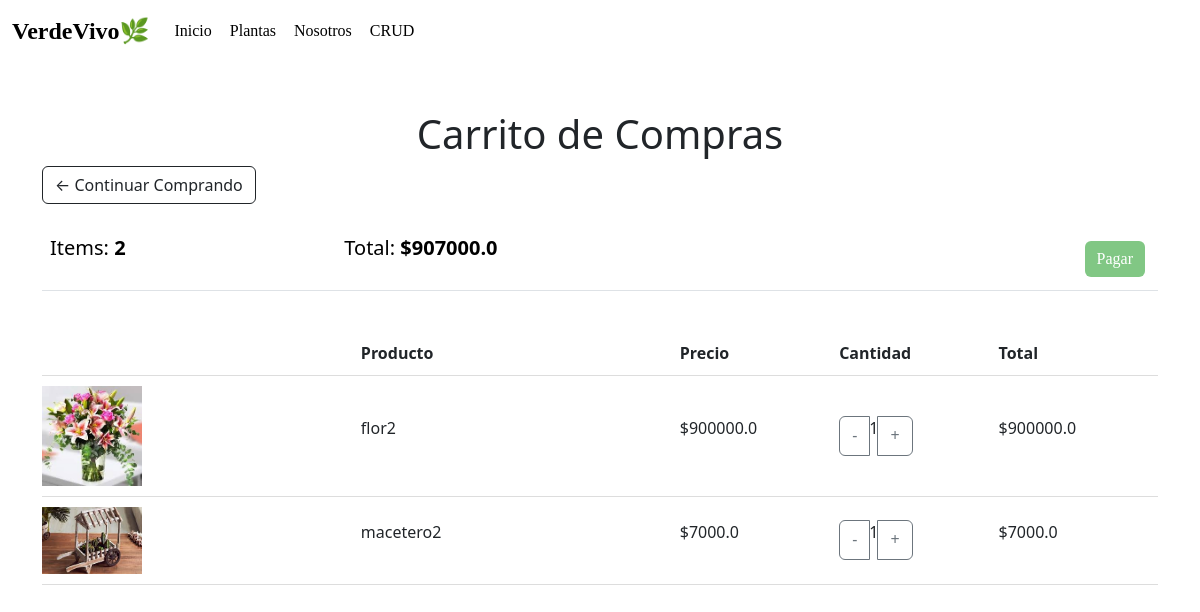
Screenshot of /carrito/ (signed in) with the database file from the repository.
### store/models.py (models this page shows, shortened)
class Producto(models.Model):
    id = models.AutoField(primary_key=True)
    nombre = models.CharField(max_length=200, null=True)
    precio = models.FloatField()
    digital = models.BooleanField(default=False, null=True, blank=False)
    image = models.ImageField(null=True, blank=True)
    @property
    def imageURL(self):
        try:
            url = self.image.url
        except:
            url = ''
        return url

### store/views.py (the view, shortened to what this page needs)
# urls.py: path('carrito/', views.carrito, name='carrito'),
@login_required
def carrito(request):
    cliente = request.user.cliente
    venta, created = Venta.objects.get_or_create(cliente=cliente, completo=False)
    items = venta.detalleventa_set.all()
    items_total = []
    total = 0
    for item in items:
        if item.producto:  # Verificar que el producto no sea None
            item_total = item.producto.precio * item.cantidad
            total += item_total
            items_total.append({
                'id': item.id,
                'producto': item.producto,
                'cantidad': item.cantidad,
                'total': item_total,
            })
    context = {
        'items': items_total,
        'total': total,
    }
    return render(request, 'store/carrito.html', context)

### store/templates/store/carrito.html (shortened to what this page needs)
<!doctype html>
{% load static %}
<html lang="es">
<head>
  <link href="https://cdn.jsdelivr.net/npm/bootstrap@5.3.3/dist/css/bootstrap.min.css" rel="stylesheet">
</head>
<body class="claro">
  <nav class="navbar navbar-expand-lg">
    <div class="container-fluid">
      <a class="navbar-brand" id="navbar-brand" href="#">VerdeVivo🌿</a>
      <div class="collapse navbar-collapse justify-content-start" id="navbarNav">
        <ul class="navbar-nav">
          <li class="nav-item">
            <a class="nav-link" href="{% url 'inicio' %}">Inicio</a>
          </li>
          <li class="nav-item">
            <a class="nav-link" href="{% url 'rosas' %}">Plantas</a>
          </li>
          <li class="nav-item">
            <a class="nav-link" href="{% url 'nosotros' %}">Nosotros</a>
          </li>
          <li class="nav-item">
            <a class="nav-link" href="{% url 'crud' %}">CRUD</a>
          </li>
        </ul>
      </div>
    </div>
  </nav>
  <div class="container mt-5">
    <h1 class="text-center">Carrito de Compras</h1>
    <div class="row">
      <div class="col-lg-12">
        <div class="box-element">
          <a class="btn btn-outline-dark" href="{% url 'rosas' %}">&#x2190; Continuar Comprando</a>
          <br><br>
          <table class="table">
            <tr>
              <th><h5>Items: <strong>{{ items|length }}</strong></h5></th>
              <th><h5>Total: <strong>${{ total }}</strong></h5></th>
              <th>
                <a style="float:right; margin:5px;" class="btn btn-success" href="{% url 'pagar' %}">Pagar</a>
              </th>
            </tr>
          </table>
        </div>
        <br>
        <div class="box-element">
          <div class="cart-row">
            <div style="flex:2"><strong>Producto</strong></div>
            <div style="flex:1"><strong>Precio</strong></div>
            <div style="flex:1"><strong>Cantidad</strong></div>
            <div style="flex:1"><strong>Total</strong></div>
          </div>
          {% for item in items %}
          {% if item.producto %}
          <div class="cart-row">
            <div style="flex:2"><img class="row-image" src="{{ item.producto.imageURL }}" alt="{{ item.producto.nombre }}"></div>
            <div style="flex:2"><p>{{ item.producto.nombre }}</p></div>
            <div style="flex:1"><p>${{ item.producto.precio }}</p></div>
            <div style="flex:1">
              <div class="input-group">
                <a href="{% url 'decrementar_cantidad' item.id %}" class="btn btn-outline-secondary">-</a>
                <p class="quantity">{{ item.cantidad }}</p>
                <a href="{% url 'incrementar_cantidad' item.id %}" class="btn btn-outline-secondary">+</a>
              </div>
            </div>
            <div style="flex:1"><p>${{ item.total }}</p></div>
          </div>
          {% endif %}
          {% endfor %}
        </div>
      </div>
    </div>
  </div>
</body>
</html>

### store/templates/store/carrito.html (style rules this page uses)
.row-image { width: 100px; height: auto; }
.cart-row { display: flex; align-items: center; padding: 10px 0; border-bottom: 1px solid #ddd; }
.cart-row img { margin-right: 20px; }
.navbar { background-color: transparent; color: black; }
.navbar-brand { font-weight: bold; font-size: 1.5rem; color: black; font-family: 'Playfair Display', serif; }
.navbar-nav .nav-link, .navbar-nav .btn { border-radius: 20px; transition: background-color 0.3s, color 0.3s; font-family: 'Playfair Display', serif; margin: 1px; color: black; }
.btn-success { background-color: #81C784; border: none; font-family: 'Playfair Display', serif; color: white; }

### rows the page displays
Producto: producto.imageURL (picture), producto.nombre "flor2", producto.precio "900000.0", cantidad "1", total "900000.0"
Producto: producto.imageURL (picture), producto.nombre "macetero2", producto.precio "7000.0", cantidad "1", total "7000.0"

### other values shown
{{ items|length }} "2"
{{ total }} "907000.0"
